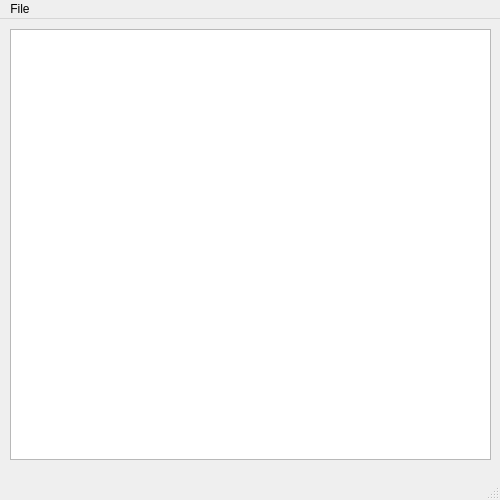
<?xml version="1.0" encoding="UTF-8"?>
<ui version="4.0">
 <class>MainWindow</class>
 <widget class="QMainWindow" name="MainWindow">
  <property name="geometry">
   <rect>
    <x>0</x>
    <y>0</y>
    <width>500</width>
    <height>500</height>
   </rect>
  </property>
  <property name="windowTitle">
   <string>MainWindow</string>
  </property>
  <widget class="QWidget" name="centralwidget">
   <widget class="QListView" name="contacts">
    <property name="geometry">
     <rect>
      <x>10</x>
      <y>10</y>
      <width>481</width>
      <height>431</height>
     </rect>
    </property>
    <property name="sizePolicy">
     <sizepolicy hsizetype="Maximum" vsizetype="Maximum">
      <horstretch>0</horstretch>
      <verstretch>0</verstretch>
     </sizepolicy>
    </property>
   </widget>
  </widget>
  <widget class="QMenuBar" name="menubar">
   <property name="geometry">
    <rect>
     <x>0</x>
     <y>0</y>
     <width>500</width>
     <height>25</height>
    </rect>
   </property>
   <widget class="QMenu" name="menuFile">
    <property name="title">
     <string>File</string>
    </property>
    <addaction name="actionNew"/>
    <addaction name="actionOpen"/>
    <addaction name="actionSave"/>
    <addaction name="actionSave_As"/>
   </widget>
   <addaction name="menuFile"/>
  </widget>
  <widget class="QStatusBar" name="statusbar"/>
  <action name="actionOpen">
   <property name="text">
    <string>Open...</string>
   </property>
  </action>
  <action name="actionSave">
   <property name="text">
    <string>Save</string>
   </property>
  </action>
  <action name="actionSave_As">
   <property name="text">
    <string>Save As...</string>
   </property>
  </action>
  <action name="actionNew">
   <property name="text">
    <string>New</string>
   </property>
  </action>
 </widget>
 <resources/>
 <connections/>
</ui>
